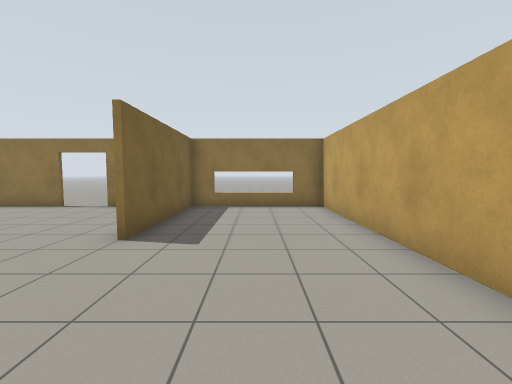
[1] (above)

12 first-person views from a walk through a Gazebo world. The camera is 1.2 m above the floor, tilts 4° down and sees 90° across. The floor is counted in squares, 1 m on a side. Each view is taken from the middle of a square. On the plan, view 1 faces up. The plan holds only what a view shows up to about 12 squares ahead; the rest is blank. Robots are left out. Gazebo's built-in surfaces are drawn with simple patterns.

[2]
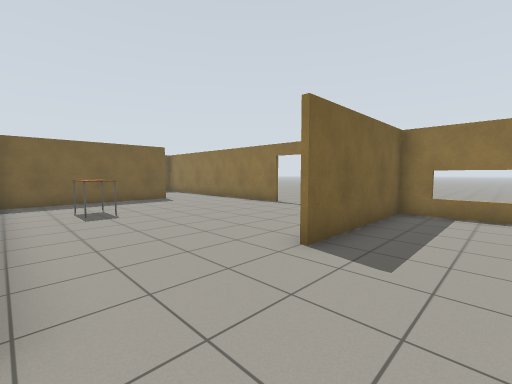

[3]
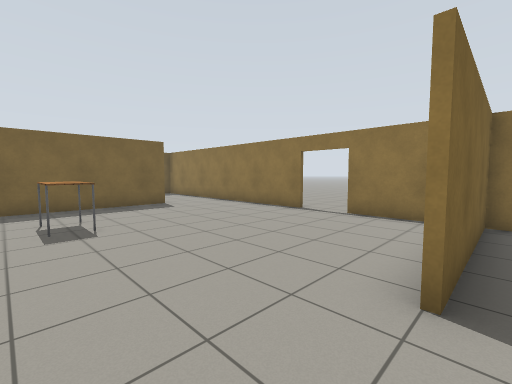

[4]
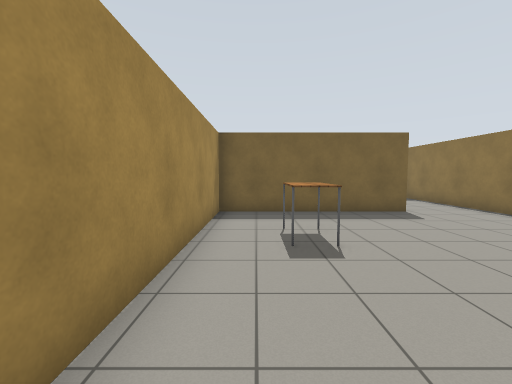

[5]
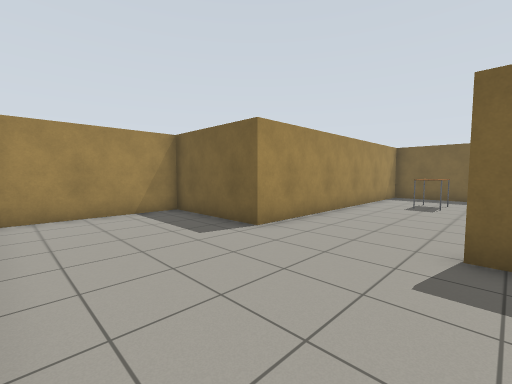

[6]
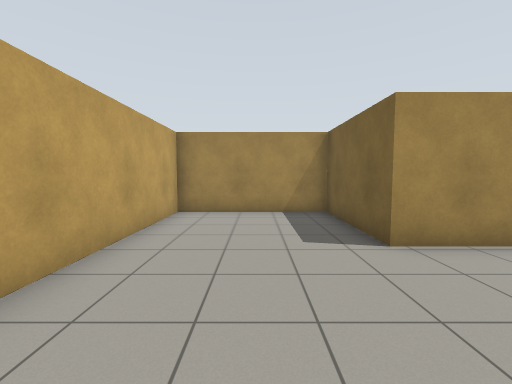

[7]
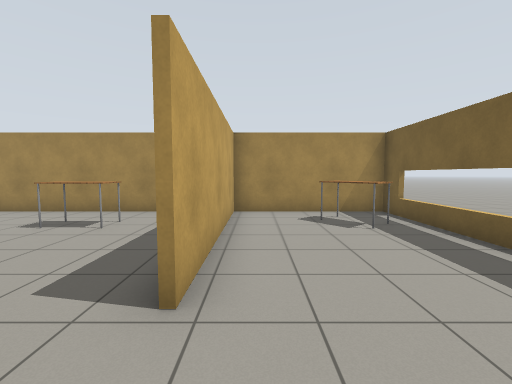

[8]
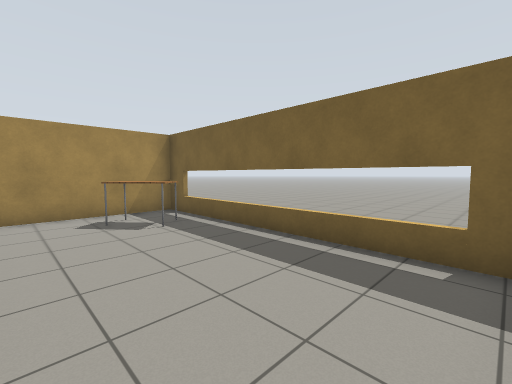

[9]
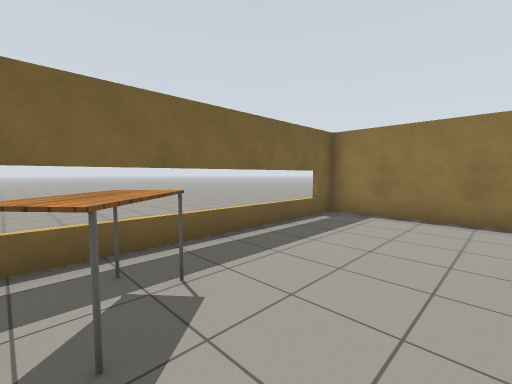

[10]
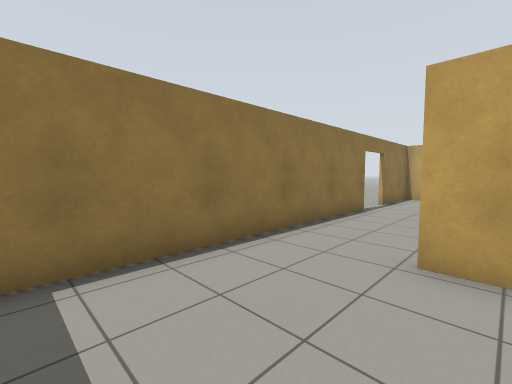

[11]
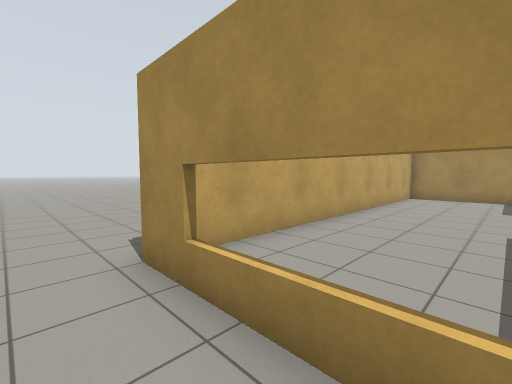

[12]
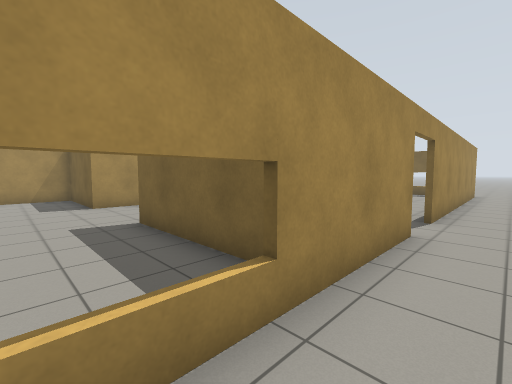

### Floor plan
Points are (right, up) in squares from view 1. A wall is a line through its corners. A room is listed if a view was taken in it or the views show most of it. See-through windows are left out.
Room 1 (views 1, 2, 3, 4, 5, 6, 7, 8, 9, 10)
walls: (-7.2, 9.5) (-17.1, 9.5) (-17.1, 0.8) (-12.3, 0.8) (-12.3, 6.9); (-2.5, 8.9) (-2.5, 9.5) (-5.6, 9.5); (-12.1, 6.9) (-12.1, 0.8) (-2.4, 0.8) (-2.4, -3) (2.5, -3) (2.5, 9.5) (-2.4, 9.5) (-2.4, 4.5)
ways out: open door at (-6.5, 10) to room 2
objects: table (-16, 2) to (-15, 3); table (-9, 3) to (-8, 3)
Room 2 (views 11, 12)
walls: (-5.6, 9.7) (2.6, 9.7); (-15.8, 9.7) (-7.2, 9.7)
ways out: open door at (-6.5, 10) to room 1; opening at (4, 9)

Where each view was taken, in squares from view 1:
view 1: 0 up, 0 right, facing up
view 2: 1 up, 0 right, facing up-left
view 3: 2 up, 2 left, facing up-left
view 4: 2 up, 4 left, facing left
view 5: 5 up, 2 right, facing down-left
view 6: 5 up, 0 right, facing down
view 7: 9 up, 13 left, facing down
view 8: 9 up, 13 left, facing down-left
view 9: 2 up, 13 left, facing up-left
view 10: 6 up, 16 left, facing up-right
view 11: 11 up, 1 left, facing down-right
view 12: 11 up, 0 right, facing down-left
